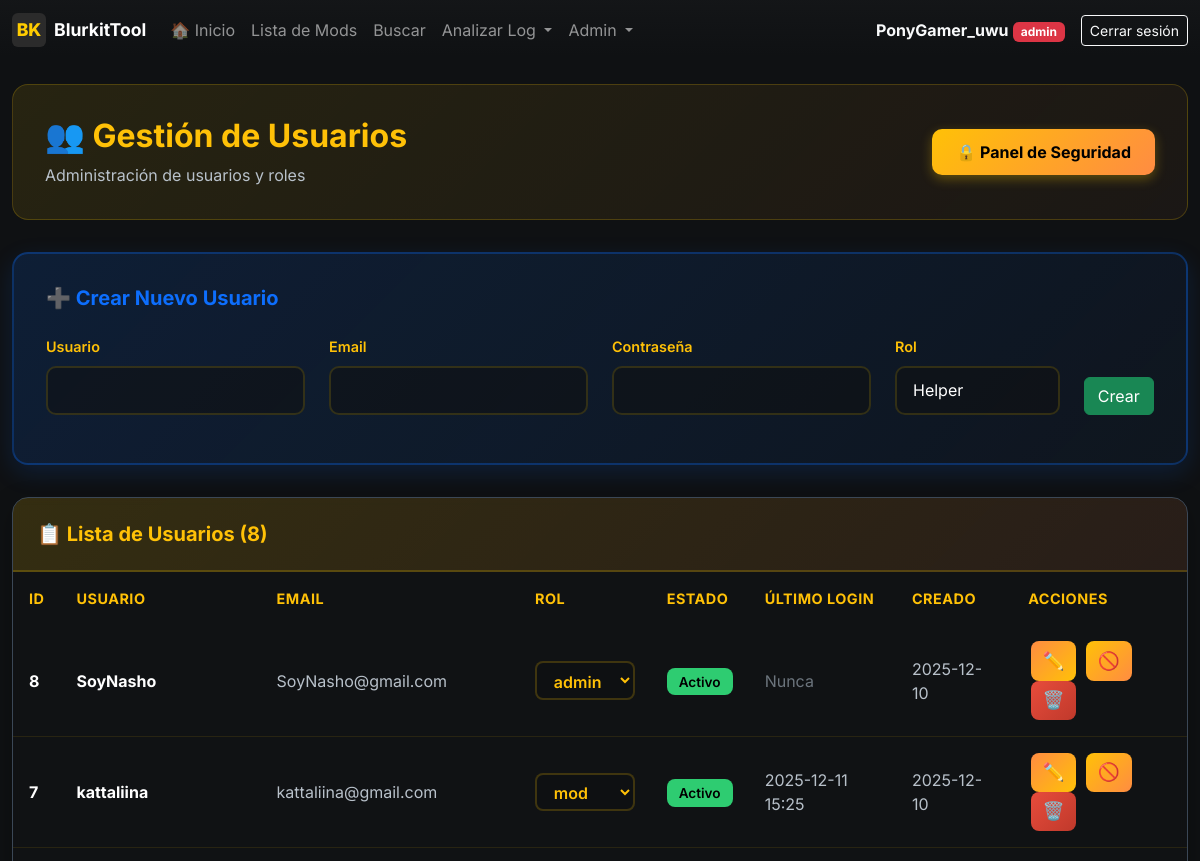
/admin/users (signed in, upper part), run on an earlier commit of the app's database.
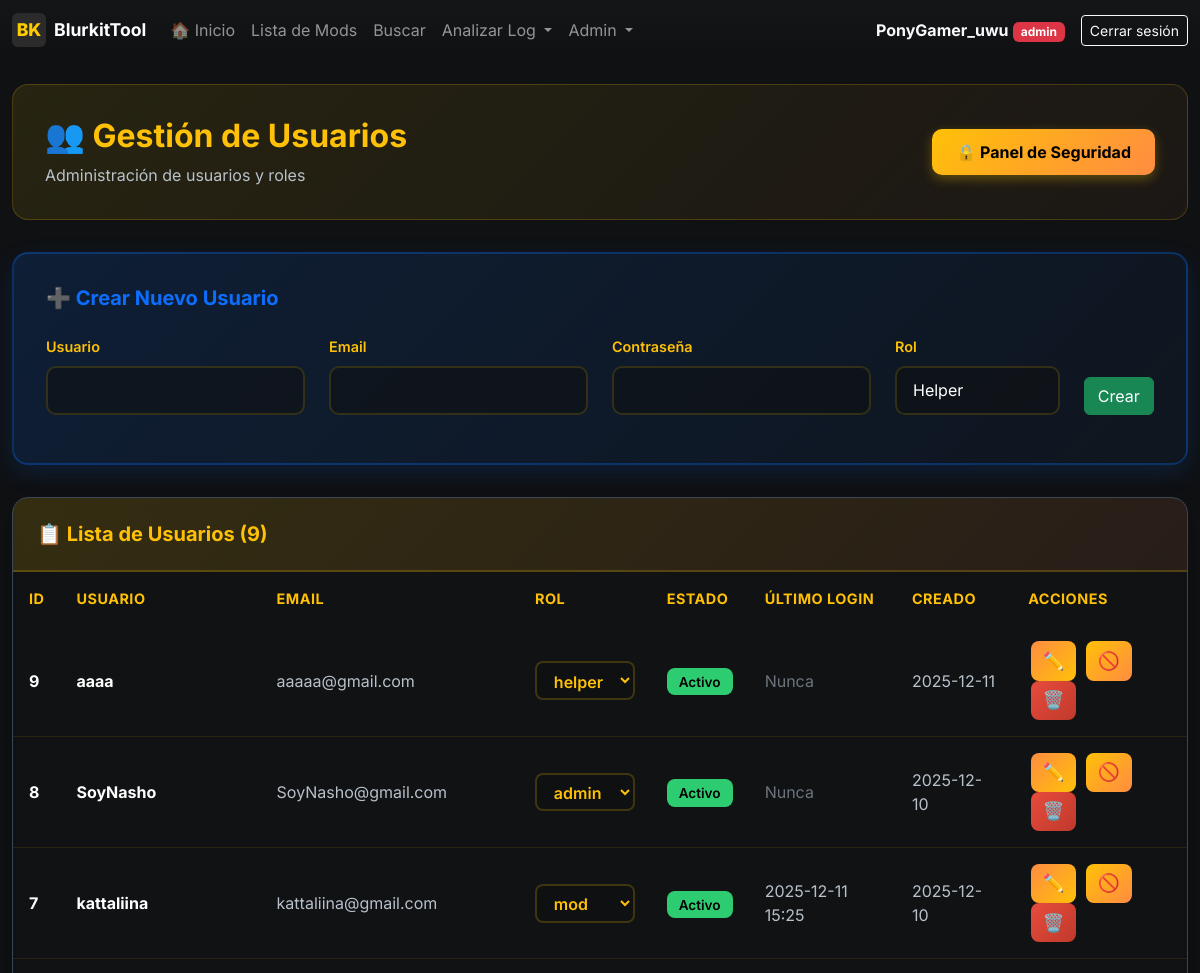
And on a later commit of the database.
### models.py (models this page shows, shortened)
class User(UserMixin, db.Model):
    __tablename__ = 'users'
    id = db.Column(db.Integer, primary_key=True)
    username = db.Column(db.String(80), unique=True, nullable=False, index=True)
    email = db.Column(db.String(120), unique=True, nullable=False, index=True)
    password_hash = db.Column(db.String(255), nullable=False)
    role = db.Column(db.String(20), nullable=False, default='helper')  # helper, mod, smod, admin
    is_active = db.Column(db.Boolean, default=True, nullable=False)
    created_at = db.Column(db.DateTime, default=datetime.utcnow, nullable=False)
    last_login = db.Column(db.DateTime)
    def has_role(self, *roles):
        return self.role in roles
    def is_admin(self):
        return self.role == 'admin'

### app.py (the view)
@app.route('/admin/users')
@admin_required
def admin_users():
    users = User.query.order_by(User.created_at.desc()).all()
    return render_template('admin_users.html', users=users)

### templates/admin_users.html (shortened to what this page needs)
{% extends "base.html" %}
{% block content %}
<div class="container-main mt-4">
    <div class="admin-header">
        <div class="d-flex justify-content-between align-items-center">
            <div>
                <h2>👥 Gestión de Usuarios</h2>
                <p>Administración de usuarios y roles</p>
            </div>
            <a href="{{ url_for('admin_security') }}" class="btn btn-security">
                🔒 Panel de Seguridad
            </a>
        </div>
    </div>
    <div class="create-user-card">
        <h5>➕ Crear Nuevo Usuario</h5>
        <div>
            <form method="POST" action="{{ url_for('admin_create_user') }}">
                <div class="row">
                    <div class="col-md-3">
                        <div class="mb-3">
                            <label for="username" class="form-label">Usuario</label>
                            <input type="text" class="form-control" id="username" name="username" required>
                        </div>
                    </div>
                    <div class="col-md-3">
                        <div class="mb-3">
                            <label for="email" class="form-label">Email</label>
                            <input type="email" class="form-control" id="email" name="email" required>
                        </div>
                    </div>
                    <div class="col-md-3">
                        <div class="mb-3">
                            <label for="password" class="form-label">Contraseña</label>
                            <input type="password" class="form-control" id="password" name="password" required>
                        </div>
                    </div>
                    <div class="col-md-2">
                        <div class="mb-3">
                            <label for="role" class="form-label">Rol</label>
                            <select class="form-select" id="role" name="role" required>
                                <option value="helper">Helper</option>
                            </select>
                        </div>
                    </div>
                    <div class="col-md-1 d-flex align-items-end">
                        <button type="submit" class="btn btn-success w-100 mb-3">Crear</button>
                    </div>
                </div>
            </form>
        </div>
    </div>
    <div class="users-table-card">
        <div class="users-table-header">
            <h5>📋 Lista de Usuarios ({{ users|length }})</h5>
        </div>
        <div class="table-responsive">
            <table class="table mb-0">
                <thead>
                    <tr>
                        <th>ID</th>
                        <th>Usuario</th>
                        <th>Email</th>
                        <th>Rol</th>
                        <th>Estado</th>
                        <th>Último login</th>
                        <th>Creado</th>
                        <th>Acciones</th>
                    </tr>
                </thead>
                <tbody>
                        {% for user in users %}
                        <tr {% if not user.is_active %}style="opacity: 0.6;"{% endif %}>
                            <td><strong style="color: #ffffff;">{{ user.id }}</strong></td>
                            <td>
                                <strong style="color: #ffffff;">{{ user.username }}</strong>
                            </td>
                            <td style="color: #b8c1ca;">{{ user.email }}</td>
                            <td>
                                {% if user.id == current_user.id %}
                                <span class="badge bg-secondary" style="padding: 0.4rem 0.8rem; border-radius: 8px;">{{ user.role }}</span>
                                {% else %}
                                <form method="POST" action="{{ url_for('admin_change_role', user_id=user.id) }}" class="d-inline">
                                    <select name="role" class="form-select-role" onchange="this.form.submit()">
                                        <option value="helper" {% if user.role == 'helper' %}selected{% endif %}>helper</option>
                                        <option value="mod" {% if user.role == 'mod' %}selected{% endif %}>mod</option>
                                        <option value="admin" {% if user.role == 'admin' %}selected{% endif %}>admin</option>
                                    </select>
                                </form>
                                {% endif %}
                            </td>
                            <td>
                                {% if user.is_active %}
                                <span class="badge-active">Activo</span>
                                {% else %}
                                <span class="badge-inactive">Inactivo</span>
                                {% endif %}
                            </td>
                            <td style="color: #b8c1ca;">
                                {% if user.last_login %}
                                {{ user.last_login.strftime('%Y-%m-%d %H:%M') }}
                                {% else %}
                                <span style="color: #6c757d;">Nunca</span>
                                {% endif %}
                            </td>
                            <td style="color: #b8c1ca;">{{ user.created_at.strftime('%Y-%m-%d') }}</td>
                            <td>
                                <button type="button" class="btn btn-action btn-edit" title="Editar"
                                        data-bs-toggle="modal" data-bs-target="#editModal{{ user.id }}">
                                    ✏️
                                </button>
                                {% if user.id != current_user.id %}
                                <form method="POST" action="{{ url_for('admin_toggle_user', user_id=user.id) }}" class="d-inline">
                                    {% if user.is_active %}
                                    <button type="submit" class="btn btn-action btn-kick" title="Kick (desactivar)">
                                        🚫
                                    </button>
                                    {% else %}
                                    <button type="submit" class="btn btn-action btn-activate" title="Activar">
                                        ✓
                                    </button>
                                    {% endif %}
                                </form>
                                <form method="POST" action="{{ url_for('admin_delete_user', user_id=user.id) }}" class="d-inline"
                                      onsubmit="return confirm('¿Banear y eliminar usuario {{ user.username }}?')">
                                    <button type="submit" class="btn btn-action btn-delete" title="Ban (eliminar)">
                                        🗑️
                                    </button>
                                </form>
                                {% endif %}
                            </td>
                        </tr>
                        {% endfor %}
                    </tbody>
                </table>
            </div>
        </div>
    </div>
{% endblock %}

### templates/base.html (shortened to what this page needs)
<!doctype html>
<html lang="es">
  <head>
    <link href="https://cdn.jsdelivr.net/npm/bootstrap@5.3.2/dist/css/bootstrap.min.css" rel="stylesheet">
    <link rel="stylesheet" href="{{ url_for('static', filename='style.css') }}">
  </head>
  <body>
    <nav class="navbar navbar-expand-lg navbar-dark">
      <div class="container container-main">
        <a class="navbar-brand d-flex align-items-center" href="{{ url_for('menu') if current_user.is_authenticated else url_for('home') }}">
          <div style="width:34px;height:34px;background:#2b2b2b;border-radius:6px;display:flex;align-items:center;justify-content:center;margin-right:8px;font-weight:800;color:var(--accent)">BK</div>
          <div>
            BlurkitTool
          </div>
        </a>
        {% if current_user.is_authenticated %}
        <div class="collapse navbar-collapse" id="navbarNav">
          <ul class="navbar-nav me-auto">
            <li class="nav-item">
              <a class="nav-link" href="{{ url_for('home') }}">🏠 Inicio</a>
            </li>
            {% if request.endpoint != 'menu' %}
            <li class="nav-item">
              <a class="nav-link" href="{{ url_for('index') }}">Lista de Mods</a>
            </li>
            <li class="nav-item">
              <a class="nav-link" href="{{ url_for('search') }}">Buscar</a>
            </li>
            <li class="nav-item dropdown">
              <a class="nav-link dropdown-toggle" href="#" id="analyzeDropdown" role="button" data-bs-toggle="dropdown">
                Analizar Log
              </a>
            </li>
            {% if current_user.is_admin() %}
            <li class="nav-item dropdown">
              <a class="nav-link dropdown-toggle" href="#" id="adminDropdown" role="button" data-bs-toggle="dropdown">
                Admin
              </a>
            </li>
            {% endif %}
            {% endif %}
          </ul>
          <div class="d-flex align-items-center ms-auto">
            <span class="text-light me-3">
              <strong>{{ current_user.username }}</strong>
              <span class="badge
                {% if current_user.role == 'admin' %}bg-danger
                {% elif current_user.role == 'smod' %}bg-primary
                {% elif current_user.role == 'mod' %}bg-success
                {% else %}bg-info{% endif %}">
                {{ current_user.role }}
              </span>
            </span>
            <a class="btn btn-sm btn-outline-light" href="{{ url_for('logout') }}">Cerrar sesión</a>
          </div>
        </div>
        {% endif %}
      </div>
    </nav>
    <main class="container container-main my-4">
      {% block content %}{% endblock %}
    </main>
  </body>
</html>

What changed in the data, as far as the page shows it:
added User: id "9", username "aaaa", email "aaaaa@gmail.com", role "helper", is_active "Activo", shows "Nunca", created_at "2025-12-11"
Also different on the page:
{{ users|length }}: "8" → "9"
